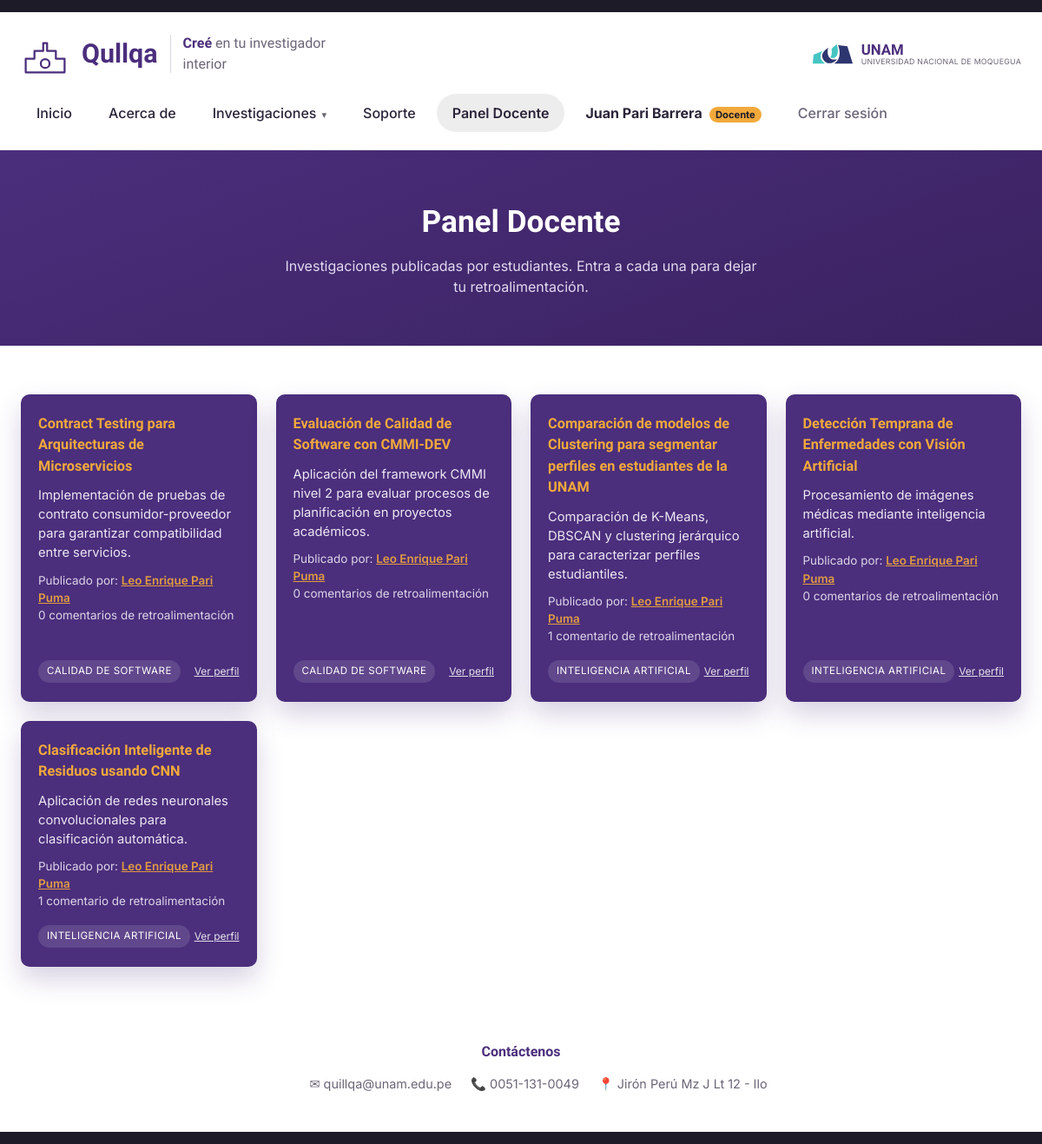
The page /panel_docente.php (signed in) on the database its author committed.
### tables this page shows
CREATE TABLE investigaciones (
    id                 INT AUTO_INCREMENT PRIMARY KEY,
    titulo             VARCHAR(150) NOT NULL,
    descripcion        TEXT NOT NULL,
    categoria_id       INT NOT NULL,
    usuario_id         INT NOT NULL,
    citas              INT NOT NULL DEFAULT 0,
    archivo_pdf        VARCHAR(255) NULL,
    fecha_publicacion  DATE NOT NULL DEFAULT (CURRENT_DATE),
    CONSTRAINT fk_investigaciones_categoria
        FOREIGN KEY (categoria_id) REFERENCES categorias(id),
    CONSTRAINT fk_investigaciones_usuario
        FOREIGN KEY (usuario_id) REFERENCES usuarios(id)
);

CREATE TABLE usuarios (
    id              INT AUTO_INCREMENT PRIMARY KEY,
    nombre          VARCHAR(100) NOT NULL,
    correo          VARCHAR(120) NOT NULL UNIQUE,
    password        VARCHAR(255) NOT NULL,
    rol_id          INT NOT NULL,
    fecha_registro  DATE NOT NULL DEFAULT (CURRENT_DATE),
    foto_perfil     VARCHAR(255) NULL,
    biografia       TEXT NULL,
    CONSTRAINT fk_usuarios_rol
        FOREIGN KEY (rol_id) REFERENCES roles(id)
);

### data/investigaciones.php (called while the page is built, shortened)
<?php
function obtenerCategorias(): array
{
    $conexion = obtenerConexion();
    $consulta = $conexion->query(
        'SELECT id, nombre, slug AS codigo FROM categorias'
    );
    $categoriasPorId = [];
    foreach ($consulta->fetchAll() as $fila) {
        $categoriasPorId[$fila['id']] = $fila['codigo'];
    }
    return $categoriasPorId;
}
function etiquetaCategoria(string $categoria): string
{
    switch ($categoria) {
        case 'ia':
            return 'Inteligencia Artificial';
        case 'calidad':
            return 'Calidad de Software';
    }
}

### includes/funciones.php (called while the page is built, shortened)
<?php
require_once __DIR__ . '/../data/investigaciones.php';
function obtenerFeedbackDe(int $investigacionId): array
{
    $conexion = obtenerConexion();
    $sentencia = $conexion->prepare(
        'SELECT f.comentario AS comentario, f.fecha AS fecha, u.nombre AS docente,
                f.docente_id AS docente_id, u.foto_perfil AS docente_foto
         FROM retroalimentaciones AS f, usuarios AS u
         WHERE f.investigacion_id = :id AND f.docente_id = u.id
         ORDER BY f.fecha DESC'
    );
    $sentencia->execute(['id' => $investigacionId]);
    return $sentencia->fetchAll();
}
function obtenerInvestigacionesDeEstudiantes(): array
{
    $conexion = obtenerConexion();
    $categoriasPorId = obtenerCategorias();
    $sentencia = $conexion->query(
        'SELECT i.id AS id, i.titulo AS titulo, i.descripcion AS descripcion,
                i.categoria_id AS categoria_id, i.archivo_pdf AS archivo_pdf,
                u.nombre AS autor_cuenta, u.id AS usuario_id
         FROM investigaciones AS i, usuarios AS u, roles AS r
         WHERE i.usuario_id = u.id AND u.rol_id = r.id AND r.nombre = "Estudiante"
         ORDER BY i.fecha_publicacion DESC'
    );
    $resultado = [];
    foreach ($sentencia->fetchAll() as $fila) {
        $resultado[] = [
            'id'          => (int) $fila['id'],
            'titulo'      => $fila['titulo'],
            'desc'        => $fila['descripcion'],
            'categoria'   => $categoriasPorId[$fila['categoria_id']] ?? 'general',
            'archivo_pdf' => $fila['archivo_pdf'],
            'autor_cuenta'=> $fila['autor_cuenta'],
            'usuario_id'  => (int) $fila['usuario_id'],
            'autores'     => obtenerAutoresDe((int) $fila['id']),
            'feedback'    => obtenerFeedbackDe((int) $fila['id']),
        ];
    }
    return $resultado;
}

### panel_docente.php (the view, shortened to what this page needs)
<?php
require_once __DIR__ . '/data/investigaciones.php';
require_once __DIR__ . '/includes/funciones.php';
require __DIR__ . '/includes/header.php';
$investigacionesEstudiantes = obtenerInvestigacionesDeEstudiantes();
?>
  <section class="page-hero">
    <div class="container">
      <h1>Panel Docente</h1>
      <p>Investigaciones publicadas por estudiantes. Entra a cada una para dejar tu retroalimentación.</p>
    </div>
  </section>
  <section class="content-section">
    <div class="container">
      <?php if (empty($investigacionesEstudiantes)): ?>
        <p class="empty-state is-visible">Todavía no hay investigaciones publicadas por estudiantes.</p>
      <?php else: ?>
        <div class="research-grid" style="margin-top:0;">
          <?php foreach ($investigacionesEstudiantes as $item): ?>
            <div class="research-card">
              <h3 class="research-card__title">
                <a href="detalle.php?id=<?php echo $item['id']; ?>" style="color:var(--color-gold);"><?php echo htmlspecialchars($item['titulo']); ?></a>
              </h3>
              <p class="research-card__desc"><?php echo htmlspecialchars($item['desc']); ?></p>
              <p class="research-card__desc" style="opacity:.9; font-size:.84rem;">
                Publicado por:
                <a href="perfil.php?id=<?php echo $item['usuario_id']; ?>" style="color:var(--color-gold); text-decoration:underline; font-weight:600;">
                  <?php echo htmlspecialchars($item['autor_cuenta']); ?>
                </a><br>
                <?php echo count($item['feedback']); ?> comentario<?php echo count($item['feedback']) === 1 ? '' : 's'; ?> de retroalimentación
              </p>
              <div style="display:flex; justify-content:space-between; align-items:center; margin-top:auto; padding-top:8px;">
                <span class="research-card__tag" style="margin:0;"><?php echo htmlspecialchars(etiquetaCategoria($item['categoria'])); ?></span>
                <a href="perfil.php?id=<?php echo $item['usuario_id']; ?>" style="font-size:0.75rem; color:#FFF; opacity:0.85; text-decoration:underline;">
                  Ver perfil
                </a>
              </div>
            </div>
          <?php endforeach; ?>
        </div>
      <?php endif; ?>
    </div>
  </section>
<?php require __DIR__ . '/includes/footer.php'; ?>

### css/style.css (style rules this page uses)
:root { --color-dark: #1E1B29; --color-dark-soft: #2B2438; --color-purple: #4B2E7C; --color-purple-dark: #3A2260; --color-gold: #F2A93B; --color-gold-dark: #E08424; --color-text: #2B2438; --color-text-light: #6B6577; --color-pill: #EDEDED; --color-white: #FFFFFF; --font-heading: 'Sora', sans-serif; --font-body: 'Inter', sans-serif; --radius-sm: 6px; --radius-md: 10px; --radius-lg: 18px; --max-width: 1200px; }
* { box-sizing: border-box; }
html, body { margin: 0; padding: 0; }
body { font-family: var(--font-body); color: var(--color-text); background: var(--color-white); line-height: 1.5; }
a { text-decoration: none; color: inherit; }
.container { max-width: var(--max-width); margin: 0 auto; padding: 0 24px; }
.research-grid { display: grid; grid-template-columns: repeat(4, 1fr); gap: 22px; margin-top: -40px; position: relative; z-index: 2; }
.research-card { background: var(--color-purple); color: var(--color-white); border-radius: var(--radius-md); padding: 22px 20px; box-shadow: 0 14px 30px rgba(75, 46, 124, 0.22); display: flex; flex-direction: column; gap: 10px; }
.research-card__title { font-family: var(--font-heading); color: var(--color-gold); font-weight: 700; font-size: 1.02rem; margin: 0; }
.research-card__desc { font-size: 0.92rem; color: #EDE7F5; margin: 0; }
.research-card__tag { align-self: flex-start; margin-top: auto; font-size: 0.72rem; text-transform: uppercase; letter-spacing: 0.04em; background: rgba(255,255,255,0.12); padding: 4px 10px; border-radius: 999px; }
.page-hero { background: linear-gradient(160deg, var(--color-purple) 0%, var(--color-purple-dark) 100%); padding: 56px 0; color: var(--color-white); text-align: center; }
.page-hero h1 { font-family: var(--font-heading); font-size: clamp(1.6rem, 3vw, 2.2rem); margin: 0 0 12px; }
.page-hero p { color: #E3DAF2; max-width: 560px; margin: 0 auto; }
.content-section { padding: 56px 0; }

### rows shown on the page
investigaciones: titulo "Contract Testing para Arquitecturas de Microservicios", descripcion "Implementación de pruebas de contrato consumidor-proveedor para garantizar compatibilidad entre servicios.", usuario.nombre "Leo Enrique Pari Puma", count($item['feedback']) "0", categoria "CALIDAD DE SOFTWARE"
investigaciones: titulo "Evaluación de Calidad de Software con CMMI-DEV", descripcion "Aplicación del framework CMMI nivel 2 para evaluar procesos de planificación en proyectos académicos.", usuario.nombre "Leo Enrique Pari Puma", count($item['feedback']) "0", categoria "CALIDAD DE SOFTWARE"
investigaciones: titulo "Comparación de modelos de Clustering para segmentar perfiles en estudiantes de la UNAM", descripcion "Comparación de K-Means, DBSCAN y clustering jerárquico para caracterizar perfiles estudiantiles.", usuario.nombre "Leo Enrique Pari Puma", count($item['feedback']) "1", categoria "INTELIGENCIA ARTIFICIAL"
investigaciones: titulo "Detección Temprana de Enfermedades con Visión Artificial", descripcion "Procesamiento de imágenes médicas mediante inteligencia artificial.", usuario.nombre "Leo Enrique Pari Puma", count($item['feedback']) "0", categoria "INTELIGENCIA ARTIFICIAL"
investigaciones: titulo "Clasificación Inteligente de Residuos usando CNN", descripcion "Aplicación de redes neuronales convolucionales para clasificación automática.", usuario.nombre "Leo Enrique Pari Puma", count($item['feedback']) "1", categoria "INTELIGENCIA ARTIFICIAL"

### other values the page prints
$_SESSION['nombre'] "Juan Pari Barrera"
$_SESSION['rol'] "Docente"
